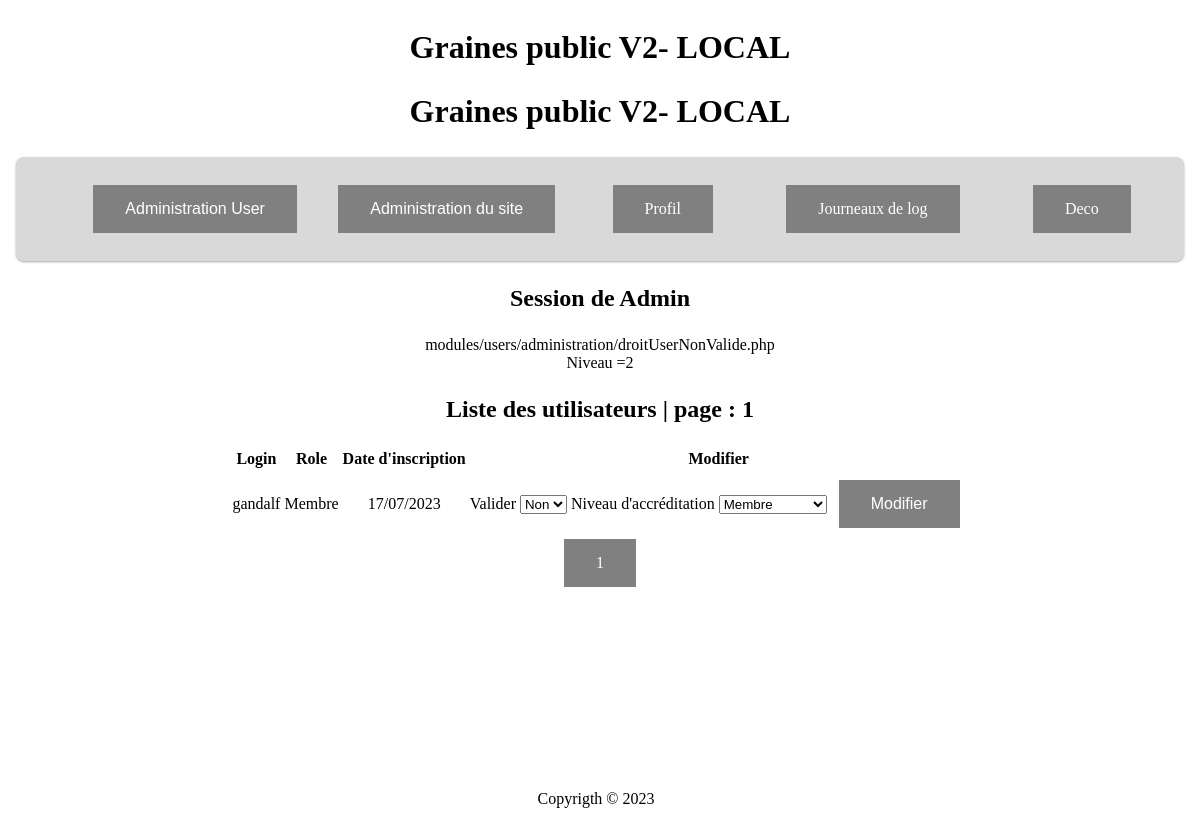
The page /index.php?idNav=7145854419846485 (signed in) on the database its author committed.
### tables this page shows
CREATE TABLE `dataSite` (
  `idDataSite` int NOT NULL,
  `titre` varchar(50) NOT NULL,
  `sousTitre` varchar(100) NOT NULL,
  `description` varchar(255) NOT NULL,
  `titreHTML` varchar(120) NOT NULL DEFAULT '0'
);

CREATE TABLE `navigation` (
  `idNav` int NOT NULL,
  `nomNav` varchar(30) NOT NULL,
  `cheminNav` varchar(80) NOT NULL,
  `menuVisible` tinyint(1) NOT NULL,
  `zoneMenu` int NOT NULL,
  `ordre` tinyint NOT NULL,
  `niveau` tinyint(1) NOT NULL,
  `valide` tinyint(1) NOT NULL DEFAULT '1',
  `deroulant` tinyint NOT NULL DEFAULT '0',
  `targetRoute` varchar(22) NOT NULL DEFAULT '0',
  `idModule` int DEFAULT NULL
);

CREATE TABLE `users` (
  `idUser` int NOT NULL,
  `token` varchar(16) NOT NULL,
  `email` varchar(80) NOT NULL,
  `prenom` varchar(60) NOT NULL,
  `nom` varchar(60) NOT NULL,
  `login` varchar(60) NOT NULL,
  `mdp` varchar(120) NOT NULL,
  `valide` tinyint(1) NOT NULL DEFAULT '0',
  `role` tinyint(1) NOT NULL DEFAULT '0',
  `dateCreation` datetime NOT NULL DEFAULT CURRENT_TIMESTAMP
);

### index.php (called while the page is built, shortened)
<?php
include 'path.php';
include   $cheminFonctions.'fonctionsDB.php';
include   $cheminFonctions.'formFunction.php';
include   $cheminCorps.'kether.php';
include   $cheminCorps.'head.php';
include   $cheminCorps.'navHigh.php';
include   $cheminCorps.'main.php';
include   $cheminCorps.'foot.php';

### objets/RCUD.php (called while the page is built, shortened)
<?php
class RCUD {
  protected $serverName = "localhost:3306";
  protected $userName = "pillage";
  protected $password = "camille";
  protected $dbName = ["RoleTheDice1901", ""];
  private $sql;
  private $param;
  public function __construct($sql, $param) {
    $this->sql = $sql;
    $this->param = $param;
  }
  public function READ($type) {
    try {
      $conn = new PDO("mysql:host=$this->serverName;dbname=".$this->dbName[$type], $this->userName, $this->password);
      $conn->setAttribute(PDO::ATTR_ERRMODE, PDO::ERRMODE_EXCEPTION);
    } catch(PDOException $e) {
     echo "Error: " . $e->getMessage();
    }
    $data = $conn->prepare($this->sql);
    foreach ($this->param as $key) {
      $data->bindParam($key['prep'],$key['variable']);
    }
    $data->execute();
    $data->setFetchMode(PDO::FETCH_ASSOC);
    $dataTraiter = $data->fetchAll();
    return $dataTraiter;
  }
}

### objets/actionRCUD.php (called while the page is built, shortened)
<?php
class ActionDB {
  public static function select ($SQL, $Param, $type = 0) {
    $read = new RCUD($SQL, $Param);
    return $read->READ($type);
  }
}

### modules/dataSite/objets/getDataSite.php (called while the page is built)
<?php
class GetDataSite {
    public function getElementSite($fields, $tables, $conditionsClause) {
        $sql = new SelectRequest($fields, $tables, $conditionsClause);
        $select = $sql->requestSelect(0, '', 0);
        return ActionDB::select($select, []);
    }
}

### affichages/kether.php (called while the page is built, shortened)
<?php
require 'modules/dataSite/objets/getDataSite.php';
$fields = ['titre', 'sousTitre', 'description', 'titreHTML'];
$table = 'dataSite';
$condition = [['champs'=>'idDataSite', 'operator'=>'=', 'param'=>1]];
$dataSite = new PrintDataSite();
$dataSiteDB = $dataSite->getElementSite($fields, $table, $condition);
$title2 = $dataSiteDB[0]['sousTitre'];
$titleHeader = $dataSiteDB[0]['titreHTML'];

### modules/navigation/bandeau.php (called while the page is built)
<?php
  require 'modules/navigation/objets/getNavigation.php';
  require 'modules/navigation/objets/printNavigation.php';
  $readNav = new PrintNavigation();
  if(isset($_SESSION['role'])) {
      $dataNavBandeau = $readNav->getNav($_SESSION['role']);
  } else {
      $dataNavBandeau = $readNav->getNav(0);
  }
  $readNav->bandeauHaut($dataNavBandeau);

### modules/navigation/objets/getNavigation.php (called while the page is built, shortened)
<?php
Class GetNavigation {
  public function getNav($zoneMenu) {
    $select = "SELECT `nomNav`, `cheminNav`, `zoneMenu`, `ordre`, `niveau`, `valide`, `deroulant`, `targetRoute`
    FROM `navigation`
    WHERE `valide` = 1 AND `niveau` = :niveau AND `menuVisible` = 1 AND `zoneMenu` = 0
    ORDER BY `ordre`";
    $param = [['prep'=>':niveau', 'variable'=>$zoneMenu]];
    return ActionDB::select($select, $param);
  }
  public function getContenus($idNav) {
    $select = "SELECT  `cheminNav`,  `niveau`, `targetRoute` FROM `navigation` WHERE `targetRoute` = :targetRoute AND  `valide` = 1";
    $param = [['prep'=>':targetRoute', 'variable'=>$idNav]];
    return ActionDB::select($select, $param);
  }
}

### modules/users/objets/getUser.php (called while the page is built, shortened)
<?php
Class GetUser {
  public function getUserCurrentPage($premier, $parPage, $valide) {
    $select = "SELECT `idUser`, `login`, `role`, `dateCreation`, `valide` FROM `users` WHERE `valide`  = :valide ORDER BY `login` LIMIT {$premier}, {$parPage}";
    $param = [['prep'=>':valide', 'variable'=>$valide]];
    return ActionDB::select($select, $param);
  }
}

### functions/functionDateTime.php (called while the page is built, shortened)
<?php
function brassageDate($data) {
$date = $data;
$year = substr($date,0,4);
$month = substr($date,5,2);
$day = substr($date,8,2);
$date = $day.'/'.$month.'/'.$year;
return $date;
}

### functions/formFunction.php (called while the page is built, shortened)
<?php
function encodeRoutage($id) {
  $select = "SELECT `route` FROM `routageForm` WHERE `idForm` = :idForm AND `valide` = 1";
  $param = [['prep'=>':idForm', 'variable'=>$id]];
  $data = ActionDB::select($select, $param);
  return 'formulaires/DBaccess.php?route='.$data[0]['route'];
}

### modules/navigation/objets/printNavigation.php (the view, shortened to what this page needs)
<?php
Class PrintNavigation extends GetNavigation {
  public function bandeauHaut($variable){
    echo '<nav class="nav"><ul class="navigationBandeau">';
      foreach ($variable as $key => $value) {
        if(($value['zoneMenu'] == 0)&&($value['deroulant'] == 0)) {
          echo '<li><a href="index.php?idNav='.$value['targetRoute'].'">'.$value['nomNav'].'</a></li>';
        } else {
          echo '<div class="dropdown">';
          echo '<button class="buttonForm">'.$value['nomNav'].'</button>';
          echo '</div>';
        }
      }
    echo '</ul></nav>';
  }
}

### affichages/navHigh.php
<header>
  <div class="hautPage">
    <h1><?=$titleHeader?></h1>
    <h2><?=$title2?></h2>
  </div>
    <?php include   $cheminObjetsNavigation.'bandeau.php'; ?>
</header>

### affichages/main.php (shortened to what this page needs)
<?php
class ControlerAffichage {
  public static function idOrNot($data) {
    if(isset($_SESSION['login'])) {
      echo '<h3>Session de '.$_SESSION['login'].'</h3>';
    } else {
      echo '<h3>Bienvenus</h3>';
    }
  }
  public static function displayNav($data, $session) {
      function dev($route, $dev, $level) {
        if($dev){echo $route;
        echo '<br/>Niveau ='.$level;}
      }
      $dev = true;
      if (isset($data['idNav'])) {
          $idNav = filter($data['idNav']);
          $readNav = new PrintNavigation();
          $chemin = $readNav->getContenus($idNav);
          if (empty($chemin)) {
              deadEnd();
          } elseif ((empty($session)) && ($chemin[0]['niveau'] == 0)) {
              dev($chemin[0]['cheminNav'], $dev, $chemin[0]['niveau']);
              include $chemin[0]['cheminNav'];
              return $idNav;
          } elseif ((isset($session['role'])) && ($session['role'] == $chemin[0]['niveau'])) {
              dev($chemin[0]['cheminNav'], $dev, $chemin[0]['niveau']);
              include $chemin[0]['cheminNav'];
              return $idNav;
          } else {
              dev($chemin[0]['cheminNav'], $dev, $chemin[0]['niveau']);
              deadEnd();
          }
      } else {
          deadEnd();
      }
  }
}
echo '<main>';
  echo '<section>';
    ControlerAffichage::idOrNot($_SESSION);
  $idNav = ControlerAffichage::displayNav($_GET, $_SESSION);
echo '</section>';
echo '</main>';

### modules/users/objets/printUser.php (shortened to what this page needs)
<?php
Class PrintUser extends GetUser{
private $role;
private $yes;
  public function __construct() {
    $ROLES = $this->getRoles();
    $arrayRoles = [];
    foreach ($ROLES as $key => $value) {
      array_push($arrayRoles, $value['typeRole']);
    }
    $this->role = $arrayRoles;
    $this->yes = ['Non', 'Oui'];
  }
  public  function userTable ($variable, $idNav) {
    if ($variable == []) {
      echo '<p>Pas de données</p>';
    } else {
    echo '<div class="flex-rows">
            <table>';
      echo '<tr>
            <th>Login</th>
            <th>Role</th>
            <th>Date d\'inscription</th>
            <th>Modifier</th>
          </tr>';
          foreach ($variable as $key => $value) {
            echo '<tr>
                    <td>'.$value['login'].'</td>
                    <td>'.$this->role[$value['role']].'</td>
                    <td>'.brassageDate($value['dateCreation']).'</td>
                    <td>
                      <form action="'.encodeRoutage(14).'" method="post">
                        <label for="valide">Valider</label>
                        <select  id="valide" name="valide">';
                        for ($i=0; $i < count($this->yes) ; $i++) {
                          if($value['valide'] == $i) {
                            echo '<option value="'.$i.'" selected>'.$this->yes[$value['valide']].'</option>';
                          } else {
                            echo '<option value="'.$i.'">'.$this->yes[$i].'</option>';
                          }
                        }
                        echo'</select>
                        <label for="role">Niveau d\'accréditation</label>
                        <select id="role" name="role">';
                          for ($i=0; $i < count($this->role) ; $i++) {
                            if($value['role'] == $i) {
                              echo '<option value="'.$i.'" selected>'.$this->role[$value['role']].'</option>';
                            } else {
                              echo '<option value="'.$i.'">'.$this->role[$i].'</option>';
                            }
                          }
                        echo'</select>
                        <input type="hidden" name="idUser" value="'.$value['idUser'].'" />
                        <button class="buttonForm" type="submit" name="idNav" value="'.$idNav.'">Modifier</button>
                      </form>
                    </td>
                  </tr>';
          }
    echo '</table>
    </div>';}
  }
}

### css/master.css (style rules this page uses)
:root { --main-background-color: grey; --main-background-MagicForm: #D9D9D9; --main-background-navBar: #D9D9D9; --main-border: none; --main-color: white; --main-padding: 15px 32px; --main-text-align: center; --main-text-decoration: none; --main-display: inline-block; --main-font-size: 16px; --main-cursor: pointer; --main-radius: 0.5em; --main-shadow: 2px 4px 5px 1px #151515; }
body { display: flex; flex-direction: column; min-height: 100vh; justify-content: space-between; }
header { text-align: center; }
main { flex:1; text-align: center; }
h1, h2 { font-size: 2em; }
h3 { font-size: 1.5em; }
a { text-decoration: none; }
.flex-rows { display: flex; flex-direction: row; justify-content: space-around; align-items: flex-start; }
.nav { box-shadow: rgba(0, 0, 0, 0.12) 0px 1px 3px, rgba(0, 0, 0, 0.24) 0px 1px 2px; background: var(--main-background-navBar); border-radius: var(--main-radius); border: 1px solid var(--main-color-interne); margin-left: 0.5em; margin-right: 0.5em; width: auto; padding: 0.25em; }
input, label { margin-bottom: 0.25em; }
.buttonForm { margin: 0.5em; }
.hautPage { text-align: center; }
.navigationBandeau { list-style: none; display: flex; flex-direction: row; justify-content: space-evenly; align-items: center; }
.navigationBandeau li { padding-left: 0.5em; padding-right: 0.5em; margin-left: 1em; margin-right: 1em; text-align: center; }
button { background-color: var(--main-background-color); border: var(--main-border); color: var(--main-color); padding: var(--main-padding); text-align: var(--main-text-align); text-decoration: var(--main-text-decoration); display: var(--main-display); font-size: var(--main-font-size); cursor: var(--main-cursor); }
a { background-color: var(--main-background-color); border: var(--main-border); color: var(--main-color); padding: var(--main-padding); text-align: var(--main-text-align); text-decoration: var(--main-text-decoration); display: var(--main-display); font-size: var(--main-font-size); cursor: var(--main-cursor); }
.dropdown { display: inline-block; }

### rows shown on the page
datasite: titreHTML "Graines public V2- LOCAL", sousTitre "Graines public V2- LOCAL"
navigation: nomNav "Administration User"
navigation: nomNav "Administration du site"
navigation: nomNav "Profil"
navigation: nomNav "Journeaux de log"
navigation: nomNav "Deco"
navigation: cheminNav "modules/users/administration/droitUserNonValide.php", niveau "2"
users: login "gandalf", role "Membre", dateCreation "17/07/2023"

### other values the page prints
$_SESSION['login'] "Admin"
$currentPage "1"
form field valide "Non"
form field role "Membre"
